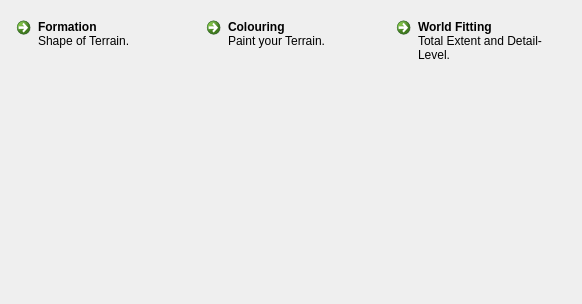
<?xml version="1.0" encoding="UTF-8"?>
<ui version="4.0">
 <class>TerrainWindow</class>
 <widget class="QWidget" name="TerrainWindow">
  <property name="geometry">
   <rect>
    <x>0</x>
    <y>0</y>
    <width>582</width>
    <height>304</height>
   </rect>
  </property>
  <property name="windowTitle">
   <string>Form</string>
  </property>
  <layout class="QVBoxLayout" name="verticalLayout_7">
   <property name="margin">
    <number>0</number>
   </property>
   <item>
    <widget class="QFrame" name="subNavigationFrame">
     <layout class="QHBoxLayout" name="horizontalLayout_2">
      <property name="topMargin">
       <number>10</number>
      </property>
      <item>
       <widget class="QCommandLinkButton" name="showFormationTab">
        <property name="text">
         <string>Formation</string>
        </property>
        <property name="icon">
         <iconset resource="resources.qrc">
          <normaloff>:/toplevel-navigation/resources/sketchy_cc-attribution-noncommercial_mountain-sketch.png</normaloff>:/toplevel-navigation/resources/sketchy_cc-attribution-noncommercial_mountain-sketch.png</iconset>
        </property>
        <property name="iconSize">
         <size>
          <width>32</width>
          <height>32</height>
         </size>
        </property>
        <property name="checkable">
         <bool>true</bool>
        </property>
        <property name="description">
         <string>Shape of Terrain.</string>
        </property>
       </widget>
      </item>
      <item>
       <widget class="QCommandLinkButton" name="showTexturingTab">
        <property name="text">
         <string>Colouring</string>
        </property>
        <property name="icon">
         <iconset resource="resources.qrc">
          <normaloff>:/toplevel-navigation/resources/oxygen_gpl_texturing.png</normaloff>:/toplevel-navigation/resources/oxygen_gpl_texturing.png</iconset>
        </property>
        <property name="iconSize">
         <size>
          <width>32</width>
          <height>32</height>
         </size>
        </property>
        <property name="checkable">
         <bool>true</bool>
        </property>
        <property name="description">
         <string>Paint your Terrain.</string>
        </property>
       </widget>
      </item>
      <item>
       <widget class="QCommandLinkButton" name="showWorldFittingTab">
        <property name="text">
         <string>World Fitting</string>
        </property>
        <property name="icon">
         <iconset resource="resources.qrc">
          <normaloff>:/toplevel-navigation/resources/oxygen_gpl_ruler.png</normaloff>:/toplevel-navigation/resources/oxygen_gpl_ruler.png</iconset>
        </property>
        <property name="iconSize">
         <size>
          <width>32</width>
          <height>32</height>
         </size>
        </property>
        <property name="checkable">
         <bool>true</bool>
        </property>
        <property name="description">
         <string>Total Extent and Detail-Level.</string>
        </property>
       </widget>
      </item>
     </layout>
    </widget>
   </item>
   <item>
    <widget class="QStackedWidget" name="terrainTaskStackedWidget">
     <property name="currentIndex">
      <number>1</number>
     </property>
     <widget class="TerrainFormation" name="formation">
      <layout class="QHBoxLayout" name="horizontalLayout">
       <property name="margin">
        <number>0</number>
       </property>
      </layout>
     </widget>
     <widget class="Material" name="texturing"/>
     <widget class="TerrainFitting" name="fitting"/>
    </widget>
   </item>
  </layout>
 </widget>
 <customwidgets>
  <customwidget>
   <class>TerrainFormation</class>
   <extends>QWidget</extends>
   <header>terrainformation.h</header>
   <container>1</container>
  </customwidget>
  <customwidget>
   <class>Material</class>
   <extends>QWidget</extends>
   <header>material-ui.h</header>
   <container>1</container>
  </customwidget>
  <customwidget>
   <class>TerrainFitting</class>
   <extends>QWidget</extends>
   <header>terrainfitting.h</header>
   <container>1</container>
  </customwidget>
 </customwidgets>
 <resources>
  <include location="resources.qrc"/>
 </resources>
 <connections/>
</ui>
